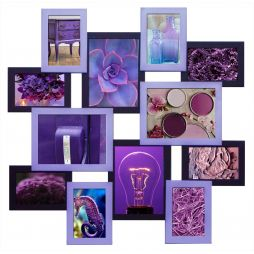
#> input picture foto/4.jpg, 254 x 254 px
$ python svd_my.py
#> lines starting #> are read from the running program, lines starting #| are printed output that depends on the picture
import numpy as np
from math import sqrt as math_sqrt
import pylab as pl
import matplotlib.cm as cm

from skimage import color, io
from scipy._lib.six import xrange


def sorterForEigenValuesAndVectors(val, vect):
    """
    vect need to be transpose
    """
    n = len(val)
    for i in range(n):
        for j in range(i, n - 1):
            if val[j] < val[j + 1]:
                val[j], val[j + 1] = val[j + 1], val[j]
                vect[j], vect[j + 1] = np.array(vect[j + 1]), np.array(vect[j])
    return val, vect


def makeDiagonalFromValues(val, matr_fat, rank):
    n = min(len(val), rank)
    r = np.zeros((n, matr_fat))
    for i in range(n):
        r[i, i] = val[i]
    return r


def make_U(sigm, matr, vect, rank):
    m = np.shape(matr)[0]
    n = min(rank, np.shape(vect)[1], len(sigm))
    vect = vect.T
    u = np.zeros((m, n))
    # print(n)
    for i in range(n):
        # print("i", i)
        u[:, i] = (1.0 / sigm[i]) * np.dot(matr, vect[i])
    return u


def svd(a, r):
    if type(a) != 'numpy.ndarray':
        A = np.array(a)
    ATA = np.dot(A.T, A)
    eig_val, eig_vect = np.linalg.eig(ATA)
    # sort values vectors, make diag matrix
    eig_val, eig_vect_t = sorterForEigenValuesAndVectors(eig_val, eig_vect.T)
    min_len = r
    VT = eig_vect_t[:min_len, :]
    eig_val = np.array([x for x in eig_val if x > 1.e-8])
    eig_vect = (eig_vect_t[:len(eig_val), :]).T
    S = np.array([math_sqrt(x) for x in eig_val])
    E = makeDiagonalFromValues(S, np.shape(VT)[0], min_len)
    U = make_U(S, A, eig_vect, min_len)

    UE = np.dot(U, E)
    UEVT = np.dot(UE, VT)

    return np.real(UEVT)


def blockshaped(matrix):
    row_len = len(matrix[0])
    col_len = len(matrix)

    n = 16
    # print('n', n)
    if row_len % n != 0:
        matrix = matrix[:, :-(row_len % n)]
    if col_len % n != 0:
        matrix = matrix[:col_len - (col_len % n)]
    nrows = row_len // n
    ncols = col_len // n
    h, w = matrix.shape
    return (matrix.reshape(h // nrows, nrows, -1, ncols).swapaxes(1, 2).reshape(-1, nrows, ncols)), n


def shuffle(arr):
    blocks, n = blockshaped(arr)
    row_len = len(blocks)
    col_len = len(blocks[0]) * len(blocks[0][0])
    must_fill = np.zeros((row_len, col_len))

    for i in xrange(must_fill.shape[0]):
        join = np.resize(blocks[i], (1, col_len))[0]
        must_fill[i, :] = join
    print('Shuffled')
    return must_fill, n


def ssvd(a, r):
    row_len, col_len = len(a[0]), len(a)
    if row_len != col_len:
        min_ = min(col_len, row_len)
        if min_ != col_len:
            k = row_len - min_
            a = a[:, k // 2:min_ + k // 2]
        else:
            k = col_len - min_
            a = a[k // 2:min_ + k // 2]

    X, n = shuffle(a)

    # print("X", X)
    svd_r = svd(X, r)
    print('Calculated svd')
    shape = np.shape(svd_r)
    shape_im = (len(a), len(a[0]))
    block_size = shape_im[1] // n
    block_in_row = shape_im[1] // block_size
    shape_im = tuple([x - x % n for x in shape_im])
    As = np.zeros(shape_im)
    # print(shape_im)
    for i in range(len(svd_r)):
        div_mod = (i // block_in_row, i % block_in_row)
        As[div_mod[0] * block_size: (div_mod[0] + 1) * block_size,
        div_mod[1] * block_size:(div_mod[1] + 1) * block_size] = \
            np.resize(svd_r[i], (block_size, block_size))
    print('Reshuffle')

    return As


def compareSvds(matrix, rank):
    mat = svd(matrix, rank)
    print('Calculated svd')
    mats = ssvd(matrix, rank)

    print('Calculated ssvd')
    pl.imshow(mat, cmap=cm.Greys_r)
    # pl.savefig('my_Lenna.jpg')
    pl.show()

    pl.imshow(mats, cmap=cm.Greys_r)
    pl.show()


img = color.rgb2gray(io.imread('foto/4.jpg'))
#> img: shape (254, 254) float64; min 0.000833, max 1, mean 0.606
pl.imshow(img, cmap=cm.Greys_r)
# [10 lines of commented-out code are left out]
compareSvds(img, 20)
#> in svd, `ATA = np.dot(A.T, A)`:
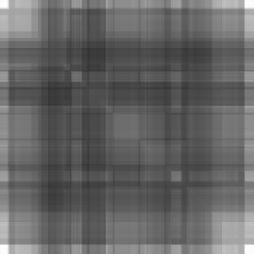
#> ATA: shape (254, 254) float64; min 50.72, max 253.5, mean 101.4
#> in svd, `eig_val, eig_vect = np.linalg.eig(ATA)`: eig_val = 254 values, max 26762.2 at index 0, min 6.53e-12 at index 246, mean 122.6
#> in sorterForEigenValuesAndVectors, `n = len(val)`: n = 254
#> after the loop in sorterForEigenValuesAndVectors, `for i in range(n):`:
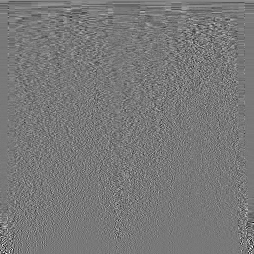
#> vect: shape (254, 254) float64; min -0.472, max 0.525, mean 0.000312; drawn with min black and max white
#> after the loop in sorterForEigenValuesAndVectors, `for i in range(n):`: val = 254 values, max 26762.2 at index 0, min 6.53e-12 at index 253, mean 122.6
#> in svd, `eig_val, eig_vect_t = sorterForEigenValuesAndVectors(eig_val, eig_vect..`: eig_val has the same summary as val in sorterForEigenValuesAndVectors
#> in svd, `VT = eig_vect_t[:min_len, :]`:
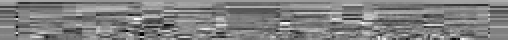
#> VT: shape (20, 254) float64 (shown 2 times larger); min -0.239, max 0.243, mean 0.004; drawn with min black and max white
#> in svd, `eig_val = np.array([x for x in eig_val if x > 1.e-8])`: eig_val = 253 values, max 26762.2 at index 0, min 6.7e-08 at index 252, mean 123.1
#> in svd, `eig_vect = (eig_vect_t[:len(eig_val), :]).T`:
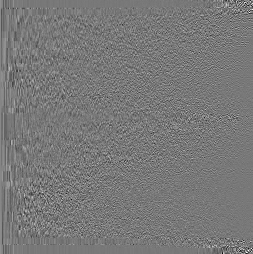
#> eig_vect: shape (254, 253) float64; min -0.472, max 0.525, mean 0.000313; drawn with min black and max white
#> in svd, `S = np.array([math_sqrt(x) for x in eig_val])`: S = 253 values, max 163.6 at index 0, min 0.000259 at index 252, mean 2.06
#> in makeDiagonalFromValues, `n = min(len(val), rank)`: n = 20
#> after the loop in makeDiagonalFromValues, `for i in range(n):`:
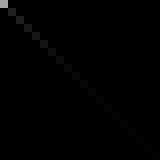
#> r: shape (20, 20) float64 (shown 8 times larger); min 0, max 163.6, mean 1
#> in svd, `UEVT = np.dot(UE, VT)`:
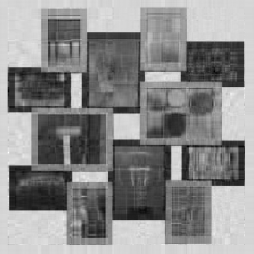
#> UEVT: shape (254, 254) float64; min -0.124, max 1.22, mean 0.606; drawn with min black and max white
#> in ssvd, `row_len, col_len = len(a[0]), len(a)`: row_len = 254
#> in blockshaped, `matrix = matrix[:col_len - (col_len % n)]`:
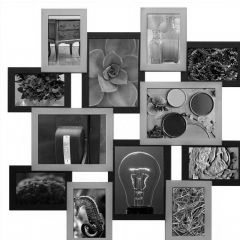
#> matrix: shape (240, 240) float64; min 0.000833, max 1, mean 0.569
#> in blockshaped, `nrows = row_len // n`: nrows = 15
#> in shuffle, `blocks, n = blockshaped(arr)`: n = 16
#> in shuffle, `row_len = len(blocks)`: row_len = 256
#> in shuffle, `col_len = len(blocks[0]) * len(blocks[0][0])`: col_len = 225
#> after the loop in shuffle, `for i in xrange(must_fill.shape[0]):`: must_fill: shape (256, 225) float64; every value is 0
#> (the call stopped at in shuffle, `for i in xrange(must_fill.shape[0]):`: scipy is not available in this run)

$ run again, with foto/1.jpg copied over foto/4.jpg
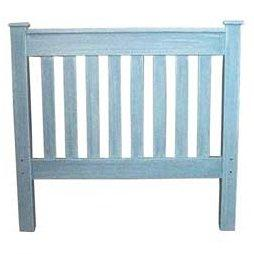
#> input picture foto/1.jpg, 254 x 254 px
#> in sorterForEigenValuesAndVectors, `n = len(val)`: n = 254
#> S = 231 values, max 220.9 at index 0, min 0.000117 at index 230, mean 1.43
#> in makeDiagonalFromValues, `n = min(len(val), rank)`: n = 20
#> in svd, `return np.real(UEVT)`:
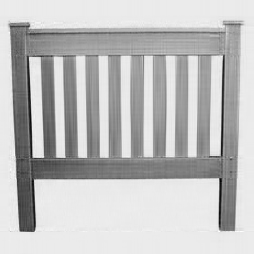
#> returned value: shape (254, 254) float64; min 0.247, max 1.06, mean 0.86; drawn with min black and max white
#> in ssvd, `row_len, col_len = len(a[0]), len(a)`: row_len = 254
#> in blockshaped, `matrix = matrix[:col_len - (col_len % n)]`:
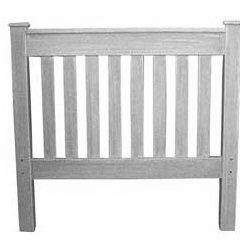
#> matrix: shape (240, 240) float64; min 0.238, max 1, mean 0.843
#> nrows = 15
#> in shuffle, `blocks, n = blockshaped(arr)`: n = 16
#> in shuffle, `row_len = len(blocks)`: row_len = 256
#> in shuffle, `col_len = len(blocks[0]) * len(blocks[0][0])`: col_len = 225
